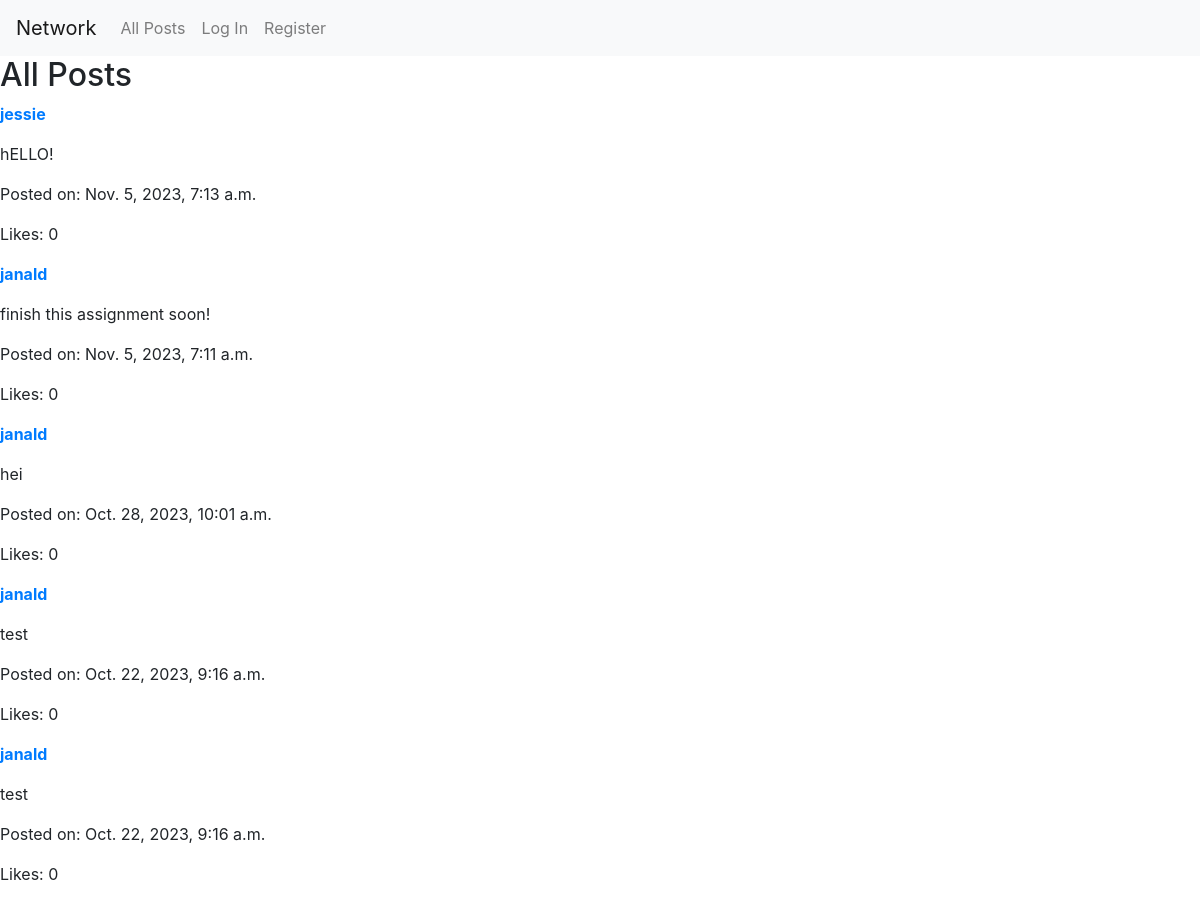
Before: / (upper part) with the older database file.
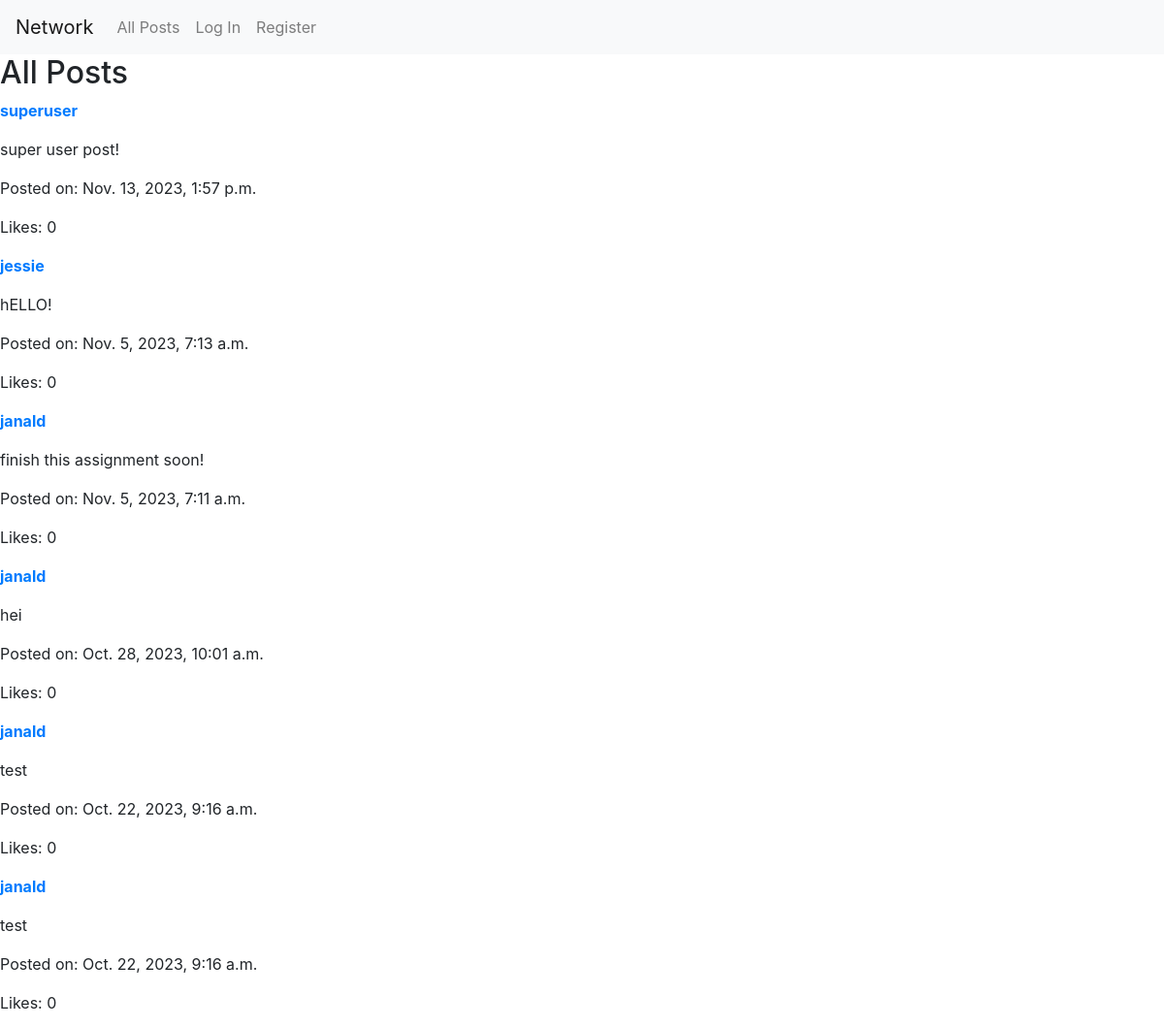
After: the same page with the newer database file.
### network/models.py (models this page shows, shortened)
class Post(models.Model):
    user = models.ForeignKey(User, on_delete=models.CASCADE)  # The user who created the post
    content = models.TextField()  # The content of the post
    timestamp = models.DateTimeField(auto_now_add=True)  # Timestamp of when the post was created
    likes = models.ManyToManyField(User, related_name='liked_posts')  # Users who liked the post

class User(AbstractUser):
    following = models.ManyToManyField('self', symmetrical=False, related_name='followers_of')
    followers = models.ManyToManyField('self', symmetrical=False, related_name='following_to')

### network/views.py (the view)
# urls.py: path("", views.index, name="index"),
def index(request):
    posts = Post.objects.all().order_by('-timestamp')
    return render(request, "network/index.html", {"posts": posts, "user": request.user})

### network/templates/network/index.html (shortened to what this page needs)
{% extends "network/layout.html" %}
{% block body %}
    <h2>All Posts</h2>
    <div class="post-list">
        {% for post in posts %}
            <div class="post">
                <p><a href="{% url 'profile' post.user.username %}"><strong>{{ post.user.username }}</strong></a></p>
                <p>{{ post.content }}</p>
                <p>Posted on: {{ post.timestamp }}</p>
                <p>Likes: {{ post.likes.count }}</p>
            </div>
        {% empty %}
            <p>No posts yet.</p>
        {% endfor %}
    </div>
{% endblock %}

Changed rows visible on the page:
added Post: user.username "superuser", content "super user post!", timestamp "Nov. 13, 2023, 1:57 p.m.", likes.count "0"
